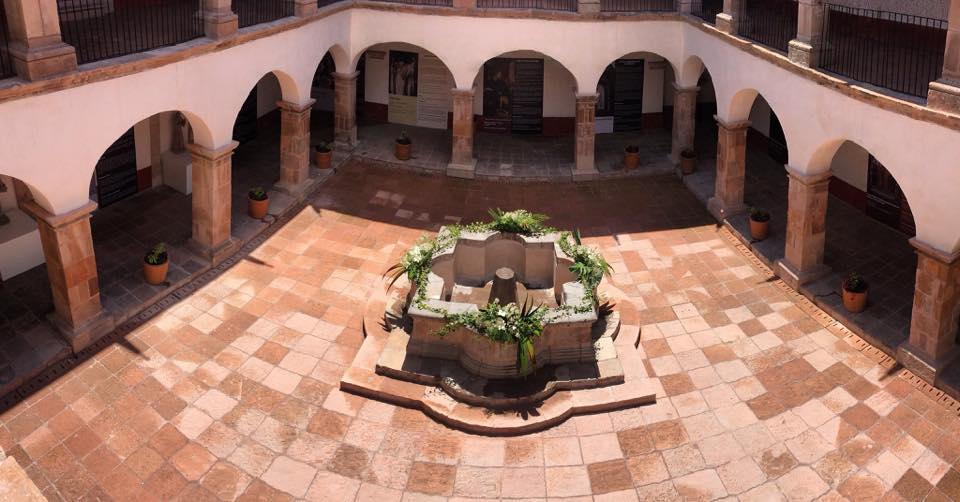
#> input picture demo/49199_original.jpeg, 960 x 502 px
$ python otra_opcion1.py ../demo/49199_original.jpeg ../demo/49199_rotada90.png
#> lines starting #> are read from the running program, lines starting #| are printed output that depends on the picture
"""
python3 ./otra_opcion.py ../demo/49199_original.jpeg ../demo/49199_rotada90.png
"""

import sys
import numpy as np
from skimage import io, color, transform, metrics, img_as_float


def comparar_similitud(ruta_img1, ruta_img2, tamaño_analisis=(300, 300)):
    """
    Compara dos imágenes usando scikit-image normalizando su escala.

    Args:
        ruta_img1, ruta_img2: Rutas de los archivos.
        tamaño_analisis: Tupla (ancho, alto) a la que se redimensionarán ambas
                         imágenes para hacerlas comparables sin importar su tamaño original.
    """
#> called with ruta_img1 = '../demo/49199_original.jpeg', ruta_img2 = '../demo/49199_rotada90.png', tamaño_analisis = (300, 300)
    try:
        # 1. Cargar imágenes
        img1 = io.imread(ruta_img1)
#> img1 is the input picture: shape (502, 960, 3); mean R, G, B 146.6, 110.1, 97.3
        img2 = io.imread(ruta_img2)
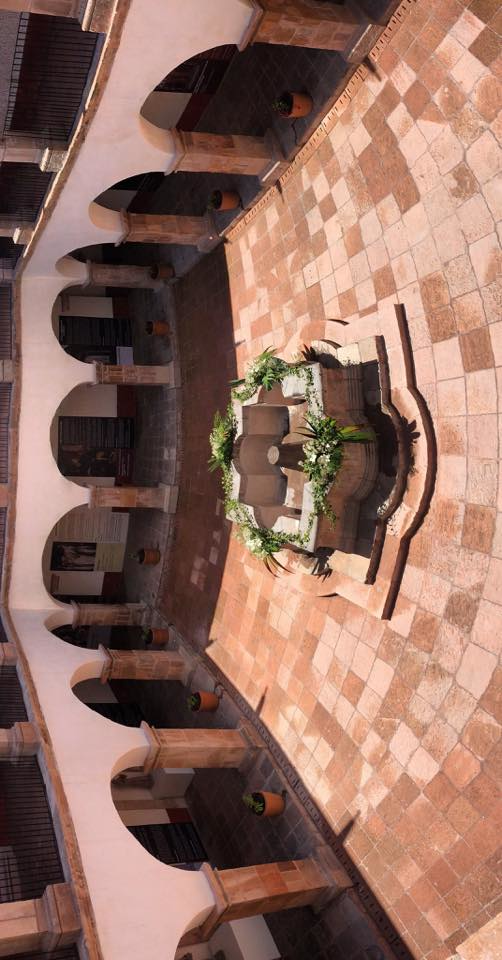
#> input picture demo/49199_rotada90.png, 502 x 960 px
#> img2 is the input picture: shape (960, 502, 3); mean R, G, B 146.6, 110.1, 97.3

        # 2. Preprocesamiento para Invariancia de Tamaño y Color
        # Convertimos a escala de grises para analizar estructura (luminancia)
        # Si las imágenes tienen canal alfa (transparencia), lo eliminamos tomando solo RGB
        img1_gray = color.rgb2gray(img1[:, :, :3]) if img1.ndim == 3 else img1
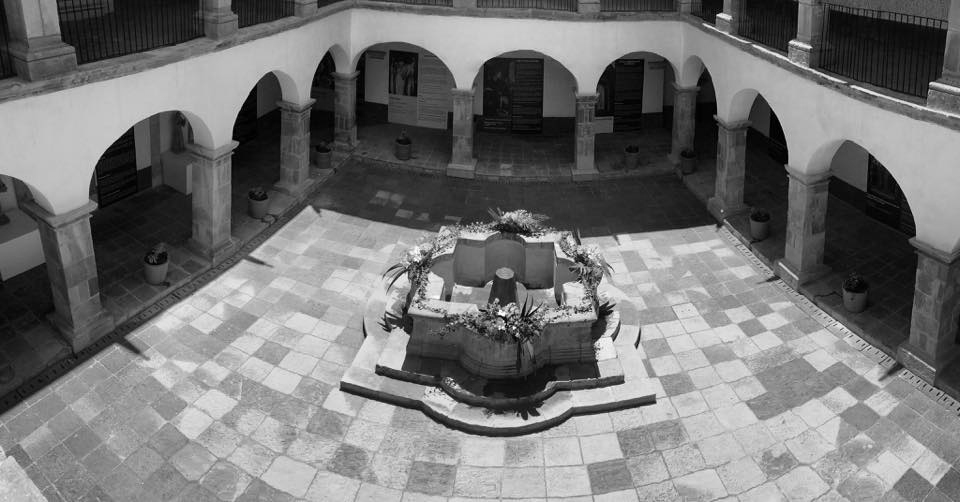
#> img1_gray: shape (502, 960) float64; min 0, max 0.995, mean 0.459
        img2_gray = color.rgb2gray(img2[:, :, :3]) if img2.ndim == 3 else img2
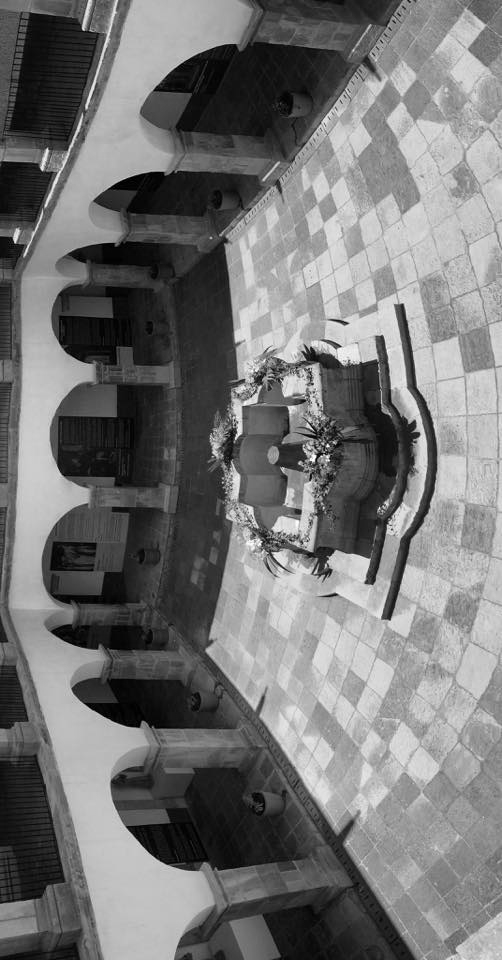
#> img2_gray: shape (960, 502) float64; min 0, max 0.995, mean 0.459

        # Redimensionamos a un tamaño común estándar.
        # Esto elimina la sensibilidad al tamaño original.
        img1_norm = transform.resize(img1_gray, tamaño_analisis, anti_aliasing=True)
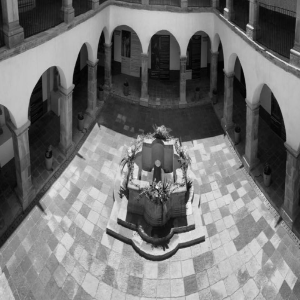
#> img1_norm: shape (300, 300) float64; min 0.00608, max 0.975, mean 0.459
        img2_norm = transform.resize(img2_gray, tamaño_analisis, anti_aliasing=True)
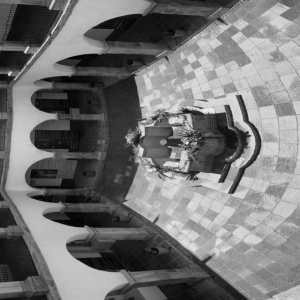
#> img2_norm: shape (300, 300) float64; min 0.00608, max 0.975, mean 0.459

        # Convertir a float para asegurar precisión en métricas
        img1_norm = img_as_float(img1_norm)
        img2_norm = img_as_float(img2_norm)

        # 3. Cálculo de Similitud Estructural (SSIM)
        # data_range=1.0 porque img_as_float normaliza de 0 a 1.
        # SSIM devuelve un valor entre -1 y 1 (siendo 1 idéntico).
        score_ssim = metrics.structural_similarity(img1_norm, img2_norm, data_range=1.0)
#> score_ssim = 0.123

        # 4. Comparación de Histogramas (Similitud de distribución de luz/espectro)
        # Calculamos el histograma de cada imagen normalizada
        hist1, _ = np.histogram(img1_norm, bins=256, range=(0, 1))
#> hist1 = 256 values, max 840 at index 187, min 0 at index 0, mean 351.6
        hist2, _ = np.histogram(img2_norm, bins=256, range=(0, 1))
#> hist2 = 256 values, max 835 at index 188, min 0 at index 0, mean 351.6

        # Normalizamos los histogramas para que sumen 1 (distribución de probabilidad)
        hist1 = hist1 / hist1.sum()
#> hist1 = 256 values, max 0.00933 at index 187, min 0 at index 0, mean 0.00391
        hist2 = hist2 / hist2.sum()
#> hist2 = 256 values, max 0.00928 at index 188, min 0 at index 0, mean 0.00391

        # Usamos la intersección de histogramas o distancia euclidiana
        # Aquí calculamos qué tan parecidas son las distribuciones
        diferencia_hist = np.sum(np.abs(hist1 - hist2))  # 0 es idéntico
#> diferencia_hist = 0.00873
        similitud_hist = max(0, 1 - (diferencia_hist / 2))  # Aproximación a 0-1
#> similitud_hist = 0.996

        return {
            "Indice_Estructural_SSIM": round(score_ssim, 4),  # 1.0 es perfecto
            "Similitud_Histograma": round(similitud_hist, 4),  # 1.0 es perfecto
            "Conclusion": "Alta Similitud" if score_ssim > 0.8 else "Baja Similitud"
        }

    except Exception as e:
        return f"Error procesando imágenes: {str(e)}"

# Ejemplo de uso:


imagen1 = sys.argv[1]
imagen2 = sys.argv[2]

resultado = comparar_similitud(imagen1,imagen2)
#> resultado = {'Indice_Estructural_SSIM': 0.123, 'Similitud_Histograma': 0.996, 'Conclusion': 'Baja Similitud'}
print(resultado)
#| {'Indice_Estructural_SSIM': 0.1229, 'Similitud_Histograma': 0.9956, 'Conclusion': 'Baja Similitud'}
